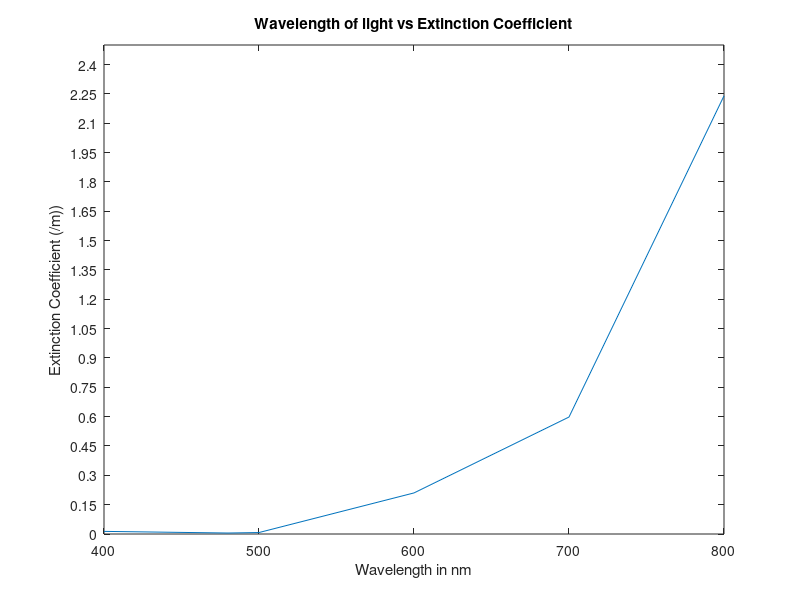
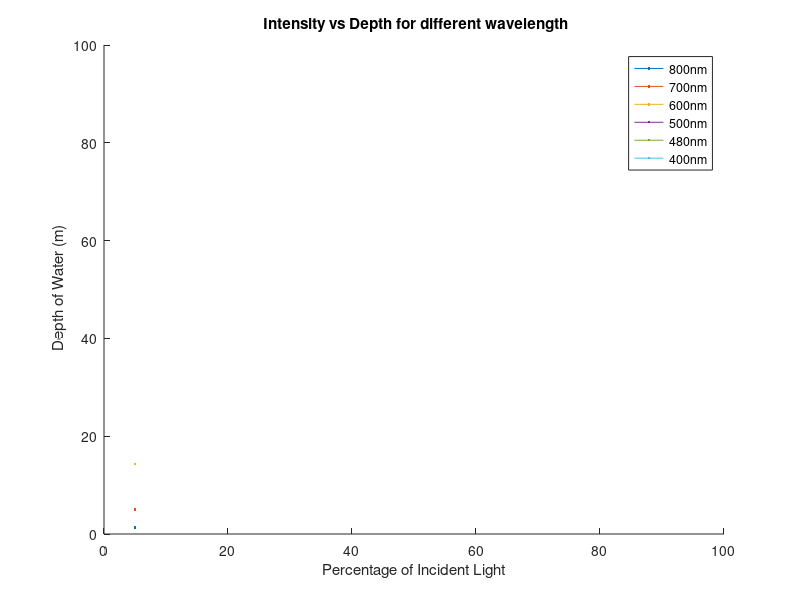

MATLAB code to generate these figures, in order:
%%%%%%%%%%%%%%%%%%%%%%%%%%%%%%%%%%%%%%%%%%%%%%%%%%%%%%%%%%%%%%%%%%%%%%%%%%%%%%%%%%%%%%%%%%%%%%%%%%%%%%%%%
% 1. Design a optical sensor for finding flow and depth of water in a tank
%%%%%%%%%%%%%%%%%%%%%%%%%%%%%%%%%%%%%%%%%%%%%%%%%%%%%%%%%%%%%%%%%%%%%%%%%%%%%%%%%%%%%%%%%%%%%%%%%%%%%%%%%

%Author details:%
%Amulya Prabakhar, MEng, Concordia University%
%Bibin Eugine, MEng, Concordia University%
%Sibi Ravichandran, MEng, Concordia University%

surface_intensity = input('Enter the Value of surface intensity');%intensity of light at the surface level of water
Percent = input('Enter five values for the percentage of incident light');% eg: [5 10 50 60 70] 
radius = input('Enter the radius of the Cylinderical tank');
intensity_dep =(Percent * surface_intensity)/100;% intensity of light at a particular depth
wavelength = [800 700 600 500 480 400]; % different wavelenght values
k = [2.24 0.598 0.210 0.0075 0.0050  0.0134]; % extinction coefficients

%Finding the depth of the water using intensity of light
depth = zeros(length(k),length(Percent));
for i = 1:length(k)
    for j = 1:length(Percent)
        depth(i,j) = log(surface_intensity/intensity_dep(j))/k(i); % depth of water 
    end
end

% Plotting Wavelength of light vs Extinction Coefficient
figure(1);
plot(wavelength,k);
xlabel('Wavelength in nm');
ylabel('Extinction Coefficient (/m))');
title('Wavelength of light vs Extinction Coefficient');
set(gca,'YLim',[0 2.5])
set(gca,'YTick',(0:0.15:2.5));

% Plotting Intensity vs Depth for different wavelength 
figure(2); hold on
a1 = plot(Percent,depth(1,:)); M1 = "800nm";
a2 = plot(Percent,depth(2,:)); M2 = "700nm";
a3 = plot(Percent,depth(3,:)); M3 = "600nm";
a4 = plot(Percent,depth(4,:)); M4 = "500nm";
a5 = plot(Percent,depth(5,:)); M5 = "480nm";
a6 = plot(Percent,depth(6,:)); M6 = "400nm";
legend([a1; a2; a3; a4; a5; a6], [M1; M2; M3; M4; M5; M6]);
axis([0 100 0 100]);
xlabel('Percentage of Incident Light');
ylabel(' Depth of Water (m)');
title(' Intensity vs Depth for different wavelength');

% Finding the amount of water inside the tank
constant = pi * radius ^ 2;
flow = constant .* depth; % flow of water
disp("DEPTH:")
disp(depth);
disp("FLOW:")
disp(flow);



